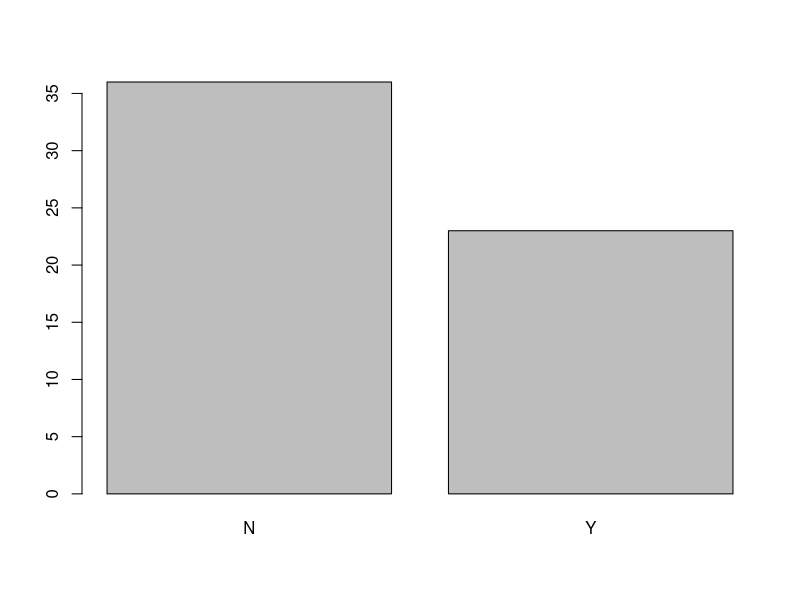
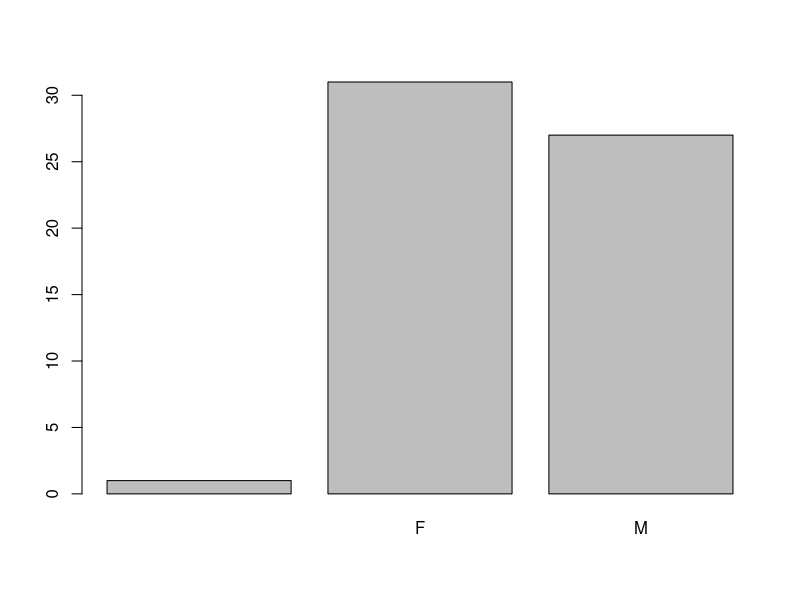

Here is the R script that generated these plots, in order: (Note: this script raises an error after producing the figures.)
## ---- chunk 1
participants_data <- read.csv("participants_data.csv")
## ---- chunk 2
# Change the barplot by creating a table of gender 
participants_barplot <- table(participants_data$academic_parents)

barplot(participants_barplot)
## ---- chunk 3
participants_barplot <- table(participants_data$gender)

barplot(participants_barplot)
## ---- chunk 4
# Create a scatterplot of days to email response (y) 
# as a function of the letters in your first name (x) 
ggplot(data = participants_data, 
       aes(x = age, 
           y = number_of_siblings)) + 
  geom_point()
## ---- chunk 5
ggplot(data = participants_data, 
       aes(x = letters_in_first_name, 
           y = days_to_email_response)) + 
  geom_point()
## ---- chunk 6
# Create a scatterplot of days to email response (y) 
# as a function of the letters in your first name (x) 
# with colors representing binary data 
# related to academic parents (color) 
# and working hours per day as bubble sizes (size).
ggplot(data = participants_data, 
       aes(x = age, 
           y = batch, 
           color = gender, 
           size = number_of_siblings)) + 
  geom_point()
## ---- chunk 7
ggplot(data = participants_data, 
       aes(x = letters_in_first_name, 
           y = days_to_email_response, 
           color = academic_parents, 
           size = working_hours_per_day)) + 
  geom_point()
## ---- chunk 8
# Create a scatterplot of iris petal length (y) 
# as a function of sepal length (x) 
# with colors representing iris species (color) 
# and petal width as bubble sizes (size).
ggplot(data = iris, 
       aes(x = Sepal.Width, 
           y = Sepal.Length, 
           color = Species, 
           size = Petal.Length))+ 
  geom_point()
## ---- chunk 9
ggplot(data = iris, 
       aes(x = Sepal.Length, 
           y = Petal.Length, 
           color = Species, 
           size = Petal.Width))+ 
  geom_point()
## ---- chunk 10
# Create a plot with the diamonds data 
# of the carat (x) and the price (y)
plot1 <- ggplot(data = diamonds, 
                aes(x = cut, y = clarity, 
                    alpha = 0.2)) +
          geom_point()
## ---- chunk 11
plot1 <- ggplot(data = diamonds, 
                aes(x = carat, 
                    y = price, 
                    alpha = 0.2)) +
          geom_point()
## ---- chunk 12
# Create a plot with the diamonds data 
# of the log of carat (x) 
# and the log of price (y)
ggplot(data = diamonds,
       aes(x = log(cut),
           y = log(clarity),
           alpha = 0.2)) +
  geom_point()
## ---- chunk 13
ggplot(data = diamonds,
       aes(x = log(carat),
           y = log(price),
           alpha = 0.2)) + 
  geom_point()
## ---- chunk 14
# Create a smaller diamonds data set (top 100 rows), 
# create a scatterplot with carat on the x-axis 
# and price on the y-xis and 
# with the color of the diamond as the color of the points. 
dsmall <- top_n(diamonds, n = 10)

ggplot(data = dsmall, aes(x = depth, 
                          y = price, 
                          color = cut)) + 
  geom_point()
## ---- chunk 15
dsmall <- top_n(diamonds, n = 100)

ggplot(data = dsmall, aes(x = carat, 
                          y = price, 
                          color = color)) + 
  geom_point()
## ---- chunk 16
# Create a smaller diamonds data set (top 40 rows), 
# create a scatterplot with carat on the x-axis 
# and price on the y-xis and 
# with the cut of the diamond as the shapes for the points. 
dsmall <- top_n(diamonds, 
                n = 10)

ggplot( data = dsmall, 
        aes(x = carat, 
            y = depth, 
            shape = clarity)) + 
  geom_point()
## ---- chunk 17
dsmall <- top_n(diamonds, n = 40)

ggplot( data = dsmall, 
        aes(x = carat, 
            y = price, 
            shape = cut)) + 
  geom_point()
## ---- chunk 18
# Create a plot of the diamonds data 
# with carat on the x-axis, price on the y-axis. 
# Use the inhibit function to set the alpha to 0.1 
# and color to blue.
ggplot(data = diamonds, 
       aes(x = depth, 
           y = price, 
           alpha = I(0.4), 
           color = I("green"))) + 
  geom_point()
## ---- chunk 19
ggplot(data = diamonds, 
       aes(x = carat, 
           y = price, 
           alpha = I(0.1), 
           color = I("blue"))) + 
  geom_point()
## ---- chunk 20
# Create a smaller data set of diamonds with 50 rows. 
# Create a scatterplot and smoothed conditional 
# means overlay with carat on the x-axis 
# and price on the y-axis.
dsmall <- top_n(diamonds, 
                n = 10)

ggplot(data = dsmall, 
       aes(x = depth, 
           y = price))+
geom_point()+
geom_smooth()
## ---- chunk 21
dsmall <- top_n(diamonds, 
                n = 50)

ggplot(data = dsmall, 
       aes(x = carat, 
           y = price))+
geom_point()+
geom_smooth()
## ---- chunk 22
# Create a smaller data set of diamonds with 50 rows. 
# Create a scatterplot and smoothed conditional 
# means overlay with carat on the x-axis 
# and price on the y-axis.
# Use 'glm' as the option for the smoothing
dsmall <- top_n(diamonds, 
                n = 10)

ggplot(data = dsmall, 
       aes(x = depth, 
           y = price))+ 
  geom_point()+ 
geom_smooth(method = 'glm')
## ---- chunk 23
dsmall <- top_n(diamonds, 
                n = 50)

ggplot(data = dsmall, 
       aes(x = carat, 
           y = price))+ 
  geom_point()+ 
geom_smooth(method = 'glm')
## ---- chunk 24
# Change the boxplot so that the x-axis is cut and
#  the y-axis is price divided by carat
ggplot(data = diamonds, 
       aes(x = color, 
           y = carat)) + 
geom_boxplot()
## ---- chunk 25
ggplot(data = diamonds, 
       aes(x = cut, 
           y = price/carat)) + 
geom_boxplot()
## ---- chunk 26
# Change the jittered boxplot so that the x-axis is cut and
#  the y-axis is price divided by carat
ggplot(data = diamonds, 
       aes(x = color, 
           y = carat)) + 
geom_boxplot()+ 
geom_jitter()
## ---- chunk 27
ggplot(data = diamonds, 
       aes(x = color, 
           y = price/carat)) + 
geom_boxplot()+ 
geom_jitter()
## ---- chunk 28
ggplot(data = diamonds, aes(x = color, y = price/carat, alpha = I(0.1))) + 
geom_boxplot()+ 
geom_jitter()
## ---- chunk 29
# Change the density plot so that the x-axis is carat 
# and the color is the diamond color
ggplot(data = diamonds, 
       aes(x = carat)) +
geom_density()
## ---- chunk 30
ggplot(data = diamonds, 
       aes(x = carat, 
           color = color)) +
geom_density()
## ---- chunk 31
# Change the density plot so that the x-axis is carat 
# the color is the diamond color
# and hte alpha is set to 0.3 using the inhibit function
ggplot(data = diamonds, 
       aes(x = price, 
           color = cut, 
           alpha = I(0.5))) +
geom_density()
## ---- chunk 32
# Change the density plot so that the x-axis is carat 
# and the color is the diamond color
ggplot(data = diamonds, 
       aes(x = carat, 
           color = color, 
           alpha = I(0.3))) +
geom_density()
## ---- chunk 33
# Create a plot of the mpg data with 
# manufacturer as the color and a linear model 'lm'
# as the smooth method
ggplot(data = mpg, 
       aes(x = displ, 
           y = hwy,  
           color = class)) + 
geom_point() +
geom_smooth(method = "glm")
## ---- chunk 34
ggplot(data = mpg, 
       aes(x = displ, 
           y = hwy,  
           color = manufacturer)) + 
geom_point() +
geom_smooth(method = "lm")
## ---- chunk 35
# Change the title and labels as you see fit
ggplot(mtcars, 
       aes(mpg, 
           y = hp, 
           col = gear)) +
  geom_point() +
  ggtitle("My Title") +
  labs(x = "the x label", 
       y = "the y label", 
       col = "legend title")
## ---- chunk 36
# Change the title and labels as you see fit  
ggplot(data = mtcars) +
  aes(x = mpg) +
  labs(x = "the x label") +
  aes(y = hp) +
  labs(y = "the y label") +
  geom_point() +
  aes(col = gear) +
  labs(col = "legend title") +
  labs(title = "My Title")
## ---- chunk 37
# subset the data to numeric only with select_if
part_data <- select_if(participants_data, 
                       is.numeric)
# use 'cor' to perform pearson correlation
# use 'round' to reduce correlation 
# results to 1 decimal
cormat <- round(cor(part_data), 
                digits = 1)
# use 'as.data.frame.table' to build a table
# with correlation values
melted_cormat <- as.data.frame.table(cormat, 
                                     responseName = "value")
# plot the result with 'geom-tile'
ggplot(data = melted_cormat, 
       aes(x = Var1,
           y = Var2,
           fill = value)) + 
geom_tile()
## ---- chunk 38
ggplot(datasaurus_dozen, aes(x = x, y = y))+
  geom_point()+
  theme_minimal() +
  transition_states(dataset, 3, 1) + 
  ease_aes('cubic-in-out')
## ---- chunk 39
# Change this animation as you like

ggplot(datasaurus_dozen, 
       aes(x = x,
           y = y))+
  geom_point()+
  theme_minimal() +
  transition_states(dataset, 3, 1) + 
  ease_aes('cubic-in-out')
## ---- chunk 40
# Change this animation as you like
dsmall <- top_n(diamonds, 
                n = 10)

ggplot(data = dsmall, 
       aes(x = carat, 
           y = price, 
           color = color)) + 
  geom_line() +
  transition_reveal(carat) + 
  ease_aes("linear") +
  labs(title = 'Diamond carat: {frame_along}')
